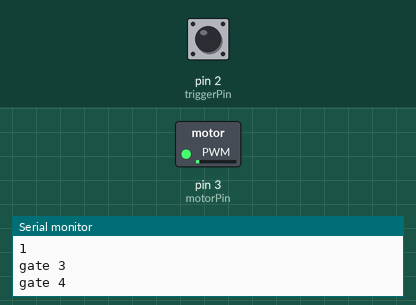
Recording of a sketch running on a simulated Arduino Uno, built with avr-gcc and run on an emulated ATmega328P. On the bench: switched loads named in the sketch (green lamp = pin HIGH), the last lines printed to the serial monitor. The inputs (shaded band) are chosen by the test bench; at power-on: pin 2 (triggerPin) HIGH.

Above: at 1.2 s.
1.3 s: pin 2 (triggerPin) pulled LOW for 1 s
At 2.11 s:
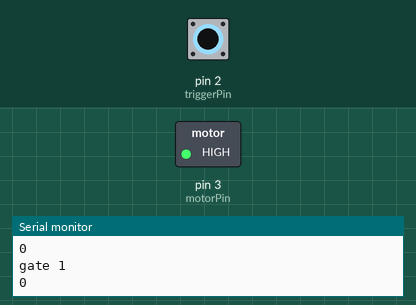
At 2.77 s:
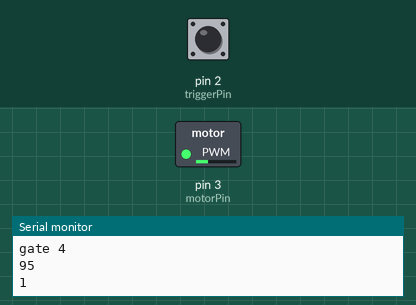
4.3 s: pin 2 (triggerPin) pulled LOW for 3.2 s
At 4.77 s:
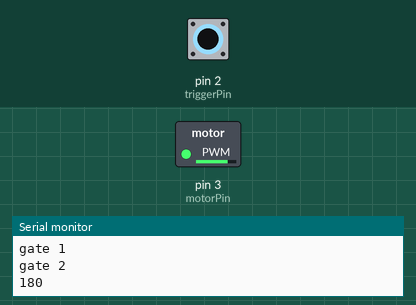
Timing chart, 0 to 9.6 s (numbered marks = the images above; inputs shaded):
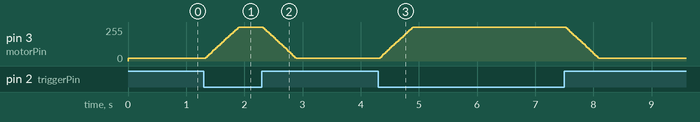

Measured:
- after the input at 1.3 s, pin 3 (motorPin): rises from 20/255 to 255/255 in 0.56 s, then falls to 20/255 in 0.99 s
- after the input at 4.3 s, pin 3 (motorPin): rises from 20/255 to 255/255 in 0.56 s, then falls to 20/255 in 3.2 s

The sketch:

bl2_Hellfire.ino
```cpp
/*==========================
  Variables
  ==========================*/
const int triggerPin = 2;
const int motorPin = 3;

const int led1 = 4;
const int led2 = 5;
const int led3 = 6;
const int led4 = 7;
const int led5 = 8;


const int barrelDelay = 50;
int buttonState = 0;
int fadeValue = 5;

void setup() {
  Serial.begin(9600);
  pinMode(triggerPin, INPUT_PULLUP);
  pinMode(motorPin, OUTPUT);
}

void loop()
{
  buttonState = digitalRead(triggerPin);
  Serial.println(buttonState);

  if (buttonState == LOW) {
    Serial.println("gate 1");
    if (fadeValue < 255)
    {
      Serial.println("gate 2");
      if (fadeValue >= 245)
      {
        fadeValue = 255;
      }
      else
      {
        fadeValue = fadeValue + 10;
        Serial.println(fadeValue);
      }
      analogWrite(motorPin, fadeValue);
    }
  }

  if (buttonState == HIGH) {
    Serial.println("gate 3");
    if (fadeValue > 1)
    {
      Serial.println("gate 4");
      if (fadeValue <= 25)
      {
        fadeValue = 20;
      }
      else
      {
         fadeValue = fadeValue - 10;
        Serial.println(fadeValue);
      }
      analogWrite(motorPin, fadeValue);
    }
  }
}


//void loop()
//{
//  buttonState = digitalRead(triggerPin);
//  Serial.println(buttonState);
//
//  if (buttonState == LOW) {
//    Serial.println("gate 1");
//    if (fadeValue < 255)
//    {
//      Serial.println("gate 2");
//      if (fadeValue >= 245)
//      {
//        fadeValue = 255;
//      }
//      else
//      {
//        fadeValue++;
//        Serial.println(fadeValue);
//      }
//      analogWrite(motorPin, fadeValue);
//      delay(100);
//    }
//  }
//}


//void barrelSpeedUp()
//{
//  int barrelSpeed;
//  Serial.println("in  speed Function");
//  for (int barrelSpeed = 0; barrelSpeed <= 255; barrelSpeed += 5) {
//    analogWrite(motorPin, barrelSpeed);
//    delay(barrelDelay);
//    Serial.println("in for loop");
//  }
//  if (barrelSpeed > 250) {
//    analogWrite(motorPin, 255);
//  }
//}


//
//  if (fadeValue < 255)
//    {
//        if (fadeValue >= 245)
//        {
//            fadeValue = 255;
//        }
//        else
//        {
//            fadeValue++;
//        }
//        analogWrite(motorPin, fadeValue);
//        delay(100);
//    }
//}
```
